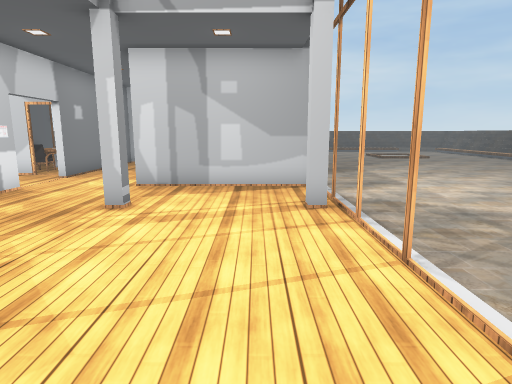
View 1 (above)

24 first-person views from a walk through a scene from a Unity 3-D project. The camera is 1.5 m above the floor, tilts 10° down and sees 75° across. Doors are open. The floor is counted in squares, 1 m on a side. Each view is taken from the middle of a square. On the plan, view 1 faces up. The plan holds only what a view shows up to about 15 squares ahead; the rest is blank. The place goes on beyond the plan. Some surface patterns are stand-ins.

View 2
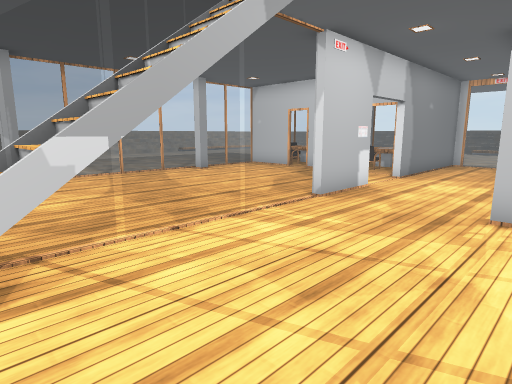

View 3
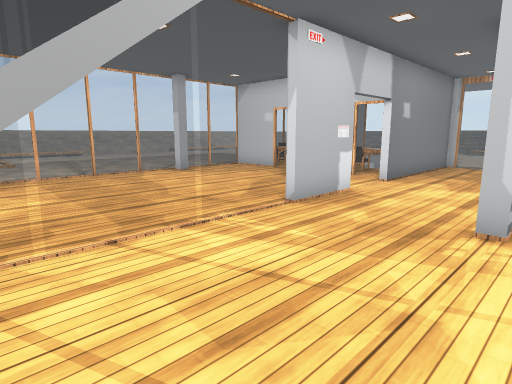

View 4
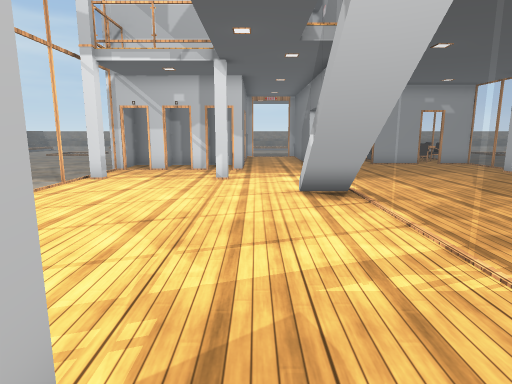

View 5
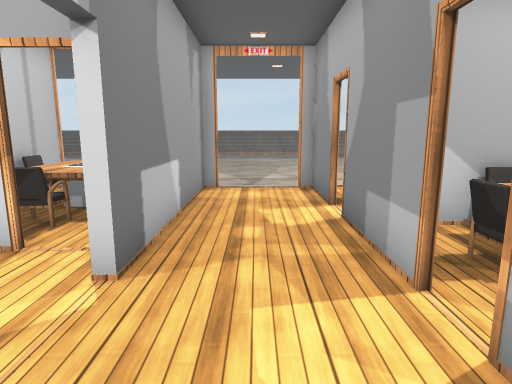

View 6
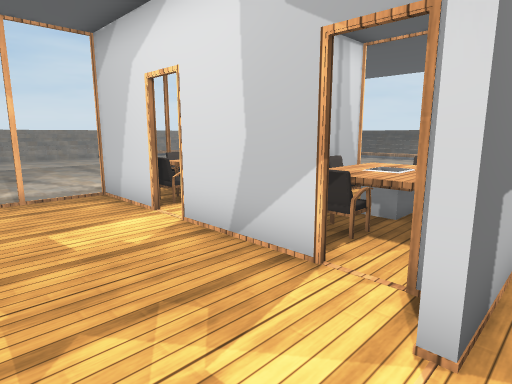

View 7
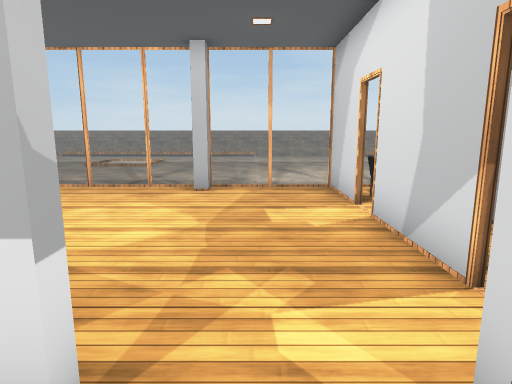

View 8
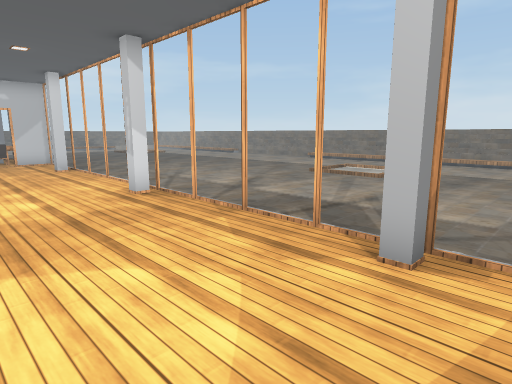

View 9
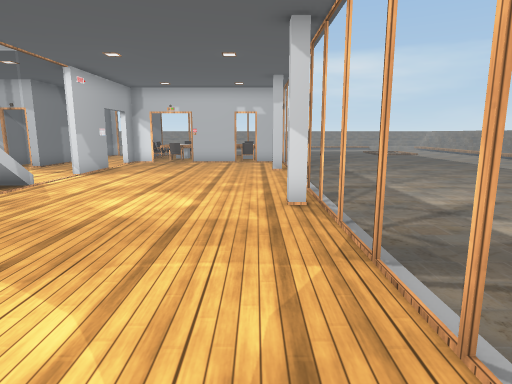

View 10
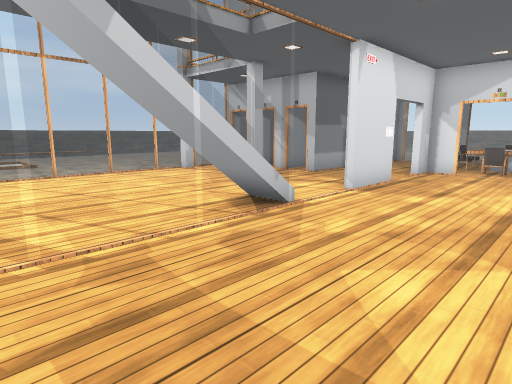

View 11
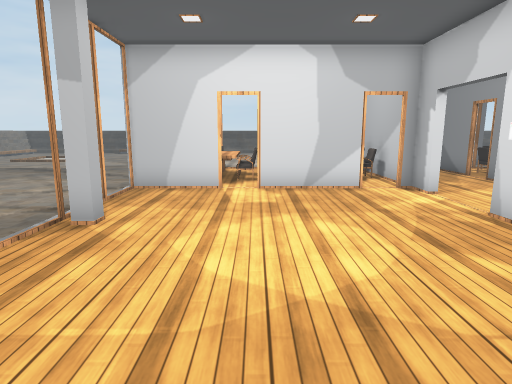

View 12
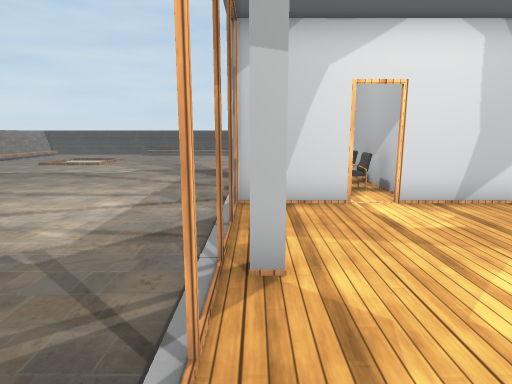

View 13
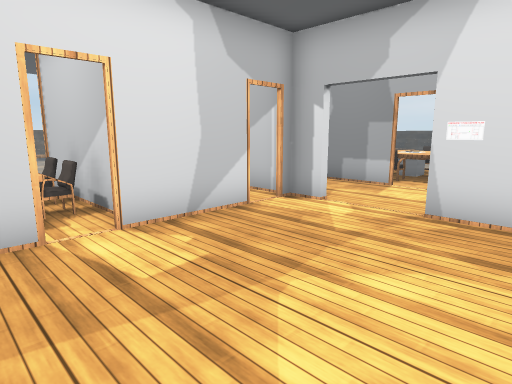

View 14
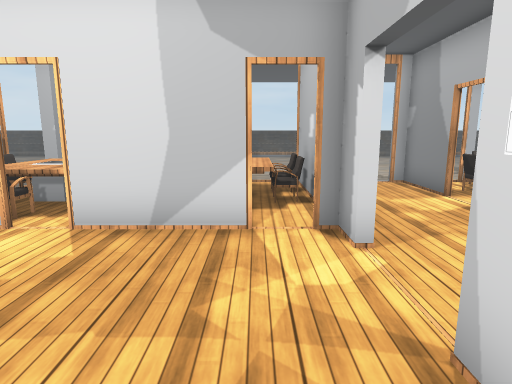

View 15
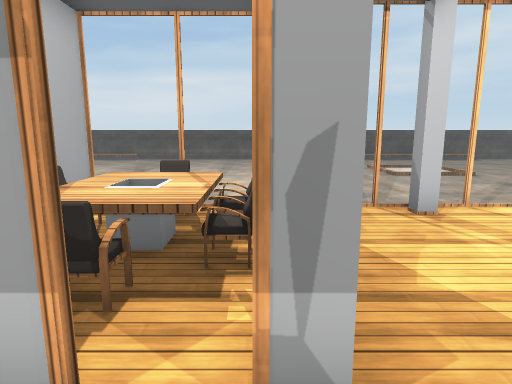

View 16
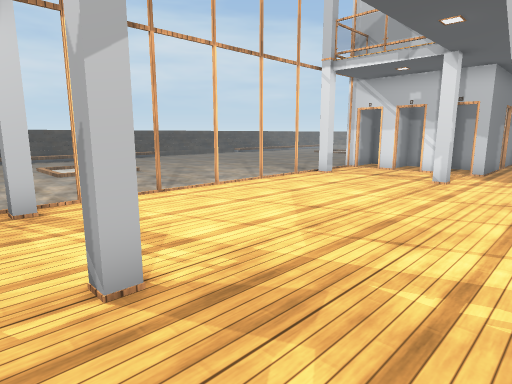

View 17
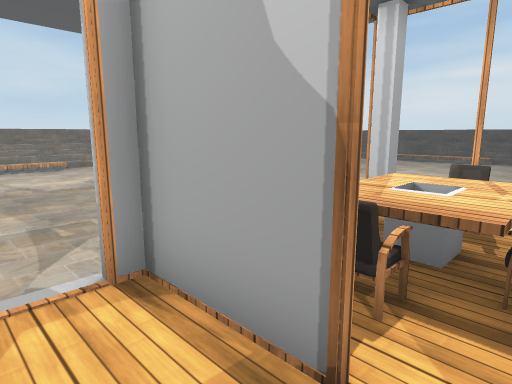

View 18
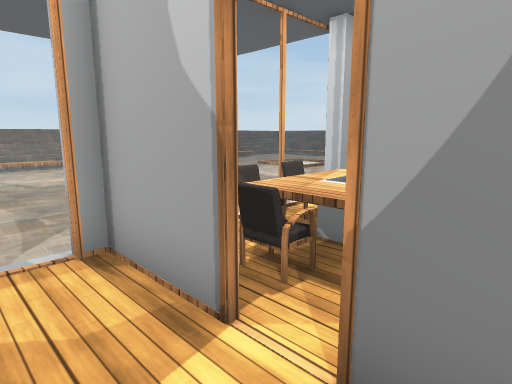

View 19
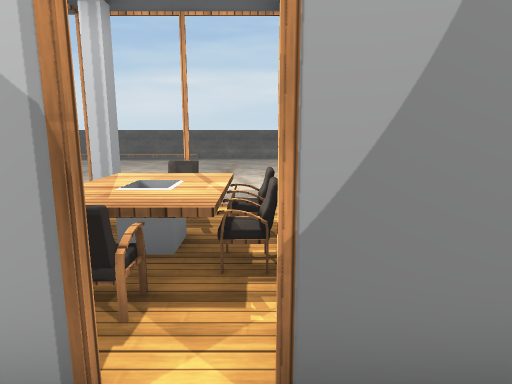

View 20
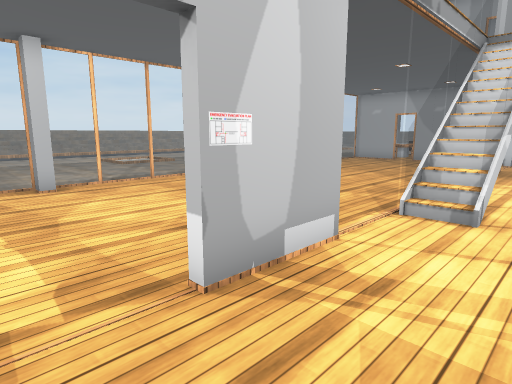

View 21
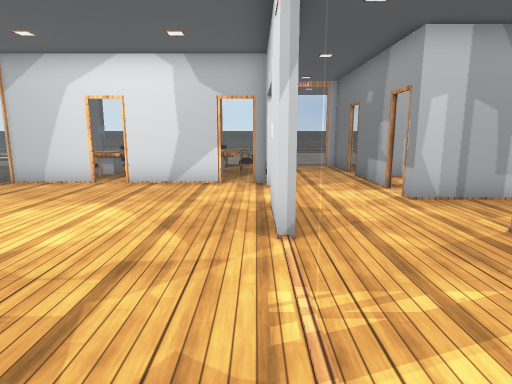

View 22
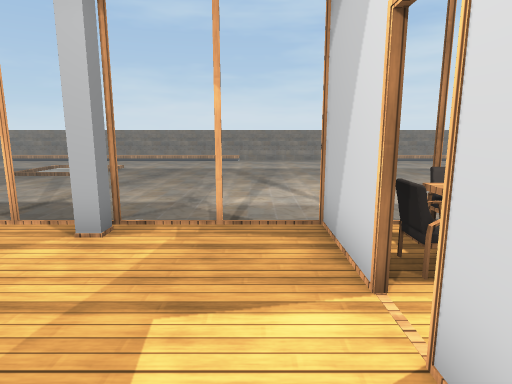

View 23
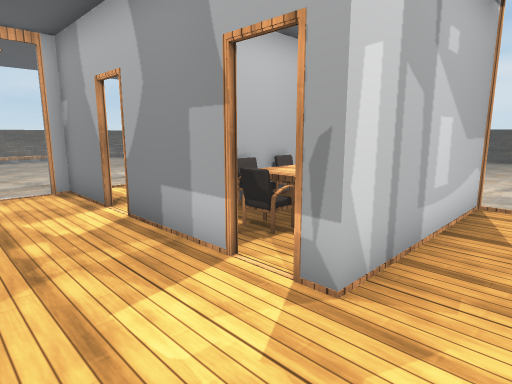

View 24
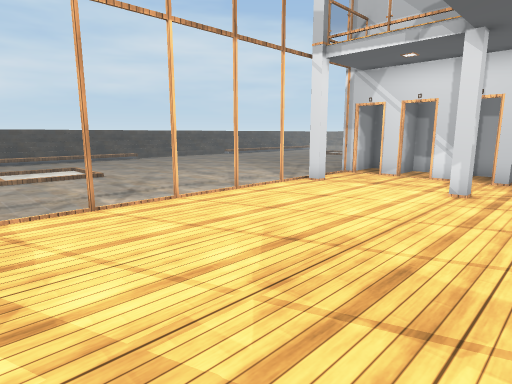

### Floor plan
Key: @ floor where view 1 was taken; # wall or solid block; x gap in a wall; . main floor; : floor 0.25 m higher than the main floor; + floor 1 m higher than the main floor; / step, stairs or slope; D open door; = window, fence, low wall or low ledge; ^ raised ledge; C chair; T thing the floor can be seen under or through; O other object.
Columns run from 21 left of view 1 to 12 right of it. Each row starts with its distance up from view 1.
 18 .......         ..             ..
 17 .......=OO==OO=DDDDCCC==       ...
 16 .......COO#C^^CDDD#=+C#=       ...
 15 .......C##C ^^C:::CC++C= ........
 14 .......C+=C ^^#:::DCCC:=.........
 13 .......=CC##CC#:::##CC#=........
 12 .......=#DD##DD:::#C^^C=.......
 11 .......:::::::::::DC^^C=.........
 10 .......:::::::::::D#CC#=.........
  9 .......=::::::::::## ::=.....
  8 .......=::::::#::::::::=....
  7 .......=::::::#:::#::::=....
  6 .......::::::::=:::::::=.......
  5 .......::::::::=:::::::=........
  4 .......::::::::=:::::::=......////
  3 .......::::::::=:::::::=....../../
  2 .......=:::::::=T::::::=....../../
  1 .......::::::::=T::::::=......///
  0 .......::::::::==::::@:#........
 -1 .......::::::::==::::::=........
 -2 .......::::::::=:::::::=......
 -3 .......:::::::#:::#::::=.....
 -4 .......:::::::#::::::::=....
 -5 .......#::::::#::::::::=...
 -6 ...... :::::::::::DDD#Dx...
 -7        :::::::::::D# #:# ..

Positions as (right, up) in squares from view 1, and headings:
1: (0, 0), facing up
2: (-2, 0), facing up-left
3: (-2, 1), facing up-left
4: (-4, 8), facing down
5: (-5, 8), facing up
6: (-6, 9), facing up-left
7: (-5, 10), facing left
8: (-10, 10), facing down-left
9: (-13, 9), facing down
10: (-11, 5), facing down-right
11: (-11, 3), facing up
12: (-14, 5), facing up
13: (-13, 7), facing up-right
14: (-8, 7), facing up
15: (-5, 10), facing right
16: (-6, 8), facing down-right
17: (-5, 14), facing up-right
18: (-5, 13), facing up-right
19: (-5, 14), facing right
20: (-4, -7), facing up-left
21: (-7, 2), facing up
22: (-9, 11), facing left
23: (-6, 8), facing up-right
24: (-5, 6), facing down-right
